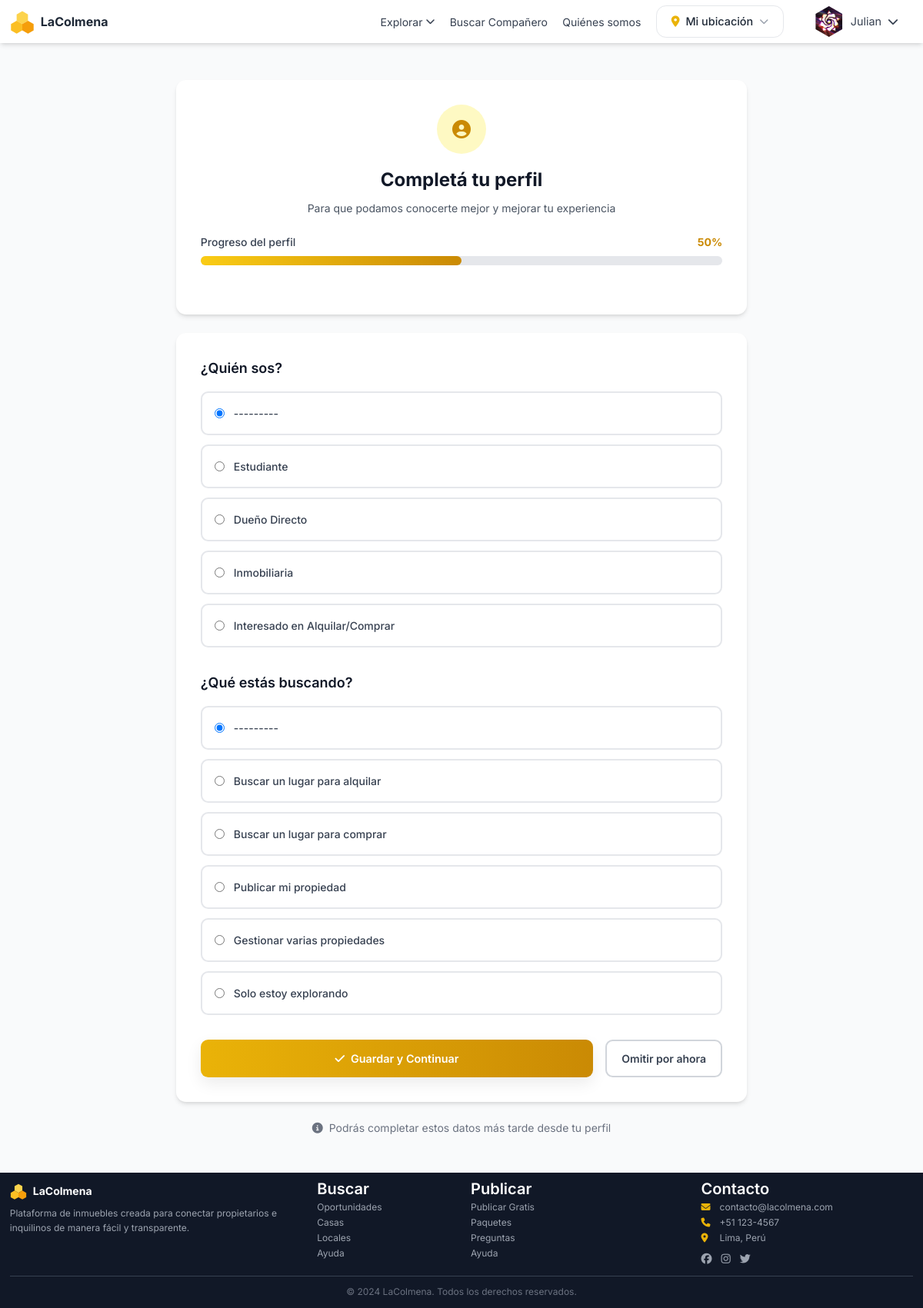
/usuarios/completar-perfil/ (signed in), run on the app's committed database.
### usuarios/models.py (models this page shows, shortened)
class Usuario(AbstractUser):
    TIPO_CHOICES = [
        ('usuario', 'Usuario'),
        ('propietario', 'Propietario'),
    ]
    TIPO_AVATAR_CHOICES = [
        ('foto', 'Foto'),
        ('icono', 'Icono'),
    ]
    tipo = models.CharField(max_length=15, choices=TIPO_CHOICES, default='usuario')
    telefono = models.CharField(max_length=15, blank=True)
    telefono_validado = models.BooleanField(default=False)
    email_validado = models.BooleanField(default=False)
    foto_perfil = models.ImageField(upload_to='perfiles/', blank=True, null=True)
    tipo_avatar = models.CharField(max_length=10, choices=TIPO_AVATAR_CHOICES, default='foto')
    icono_avatar = models.CharField(max_length=10, blank=True, help_text='Emoji o código del icono')
    fecha_nacimiento = models.DateField(blank=True, null=True)
    direccion = models.TextField(blank=True)
    biografia = models.TextField(blank=True, max_length=500)
    recibir_notificaciones = models.BooleanField(default=True)
    fecha_registro = models.DateTimeField(auto_now_add=True)
    fecha_actualizacion = models.DateTimeField(auto_now=True)
    class Meta:
        verbose_name = 'Usuario'
        verbose_name_plural = 'Usuarios'
    def es_propietario(self):
        return self.tipo == 'propietario'
    def notificaciones_no_leidas(self):
        return self.notificaciones.filter(leida=False).count()
    def tiene_validaciones_completas(self):
        return self.telefono_validado and self.email_validado
    def necesita_validaciones(self):
        return not self.tiene_validaciones_completas()

### usuarios/views.py (the view)
@login_required
def completar_perfil(request):
    perfil = request.user.perfil
    if request.method == 'POST':
        form = CompletarPerfilForm(request.POST, instance=perfil)
        if form.is_valid():
            form.save()
            perfil.actualizar_estado_completitud()
            messages.success(request, '¡Perfil completado exitosamente!')
            next_url = request.GET.get('next')
            if next_url:
                return redirect(next_url)
            return redirect('propiedades:inicio')
    else:
        form = CompletarPerfilForm(instance=perfil)
    context = {
        'form': form,
        'porcentaje': perfil.porcentaje_completado(),
    }
    return render(request, 'usuarios/completar_perfil.html', context)

### usuarios/forms.py
class CompletarPerfilForm(forms.ModelForm):
    class Meta:
        model = Perfil
        fields = ['tipo_usuario', 'objetivo_principal']
        labels = {
            'tipo_usuario': '¿Quién sos?',
            'objetivo_principal': '¿Qué estás buscando?',
        }
        widgets = {
            'tipo_usuario': forms.RadioSelect(),
            'objetivo_principal': forms.RadioSelect(),
        }
    def __init__(self, *args, **kwargs):
        super().__init__(*args, **kwargs)
        for field in self.fields.values():
            field.widget.attrs['class'] = 'form-radio text-yellow-500'

### propiedades/context_processors.py (called while the page is built, shortened)
def obtener_ubicacion_cookie(request):
    crudo = request.COOKIES.get(COOKIE_UBICACION)
    if not crudo:
        return None

def ubicacion(request):
    return {'ubicacion_actual': obtener_ubicacion_cookie(request)}

### usuarios/models.py (called while the page is built)
    def porcentaje_completado(self):
        campos_totales = 4
        campos_completos = 0
        if self.usuario.first_name:
            campos_completos += 1
        if self.usuario.last_name:
            campos_completos += 1
        if self.tipo_usuario:
            campos_completos += 1
        if self.objetivo_principal:
            campos_completos += 1
        return int((campos_completos / campos_totales) * 100)

### usuarios/templates/usuarios/completar_perfil.html (shortened to what this page needs)
{% extends 'base.html' %}
{% block content %}
<div class="bg-gray-50 min-h-screen py-12">
    <div class="max-w-3xl mx-auto px-4 sm:px-6 lg:px-8">
        <div class="bg-white rounded-lg shadow-md p-8 mb-6">
            <div class="text-center mb-6">
                <div class="inline-flex items-center justify-center w-16 h-16 bg-yellow-100 rounded-full mb-4">
                    <i class="fas fa-user-circle text-yellow-600 text-3xl"></i>
                </div>
                <h1 class="text-3xl font-bold text-gray-900 mb-2">Completá tu perfil</h1>
                <p class="text-gray-600">Para que podamos conocerte mejor y mejorar tu experiencia</p>
            </div>
            <div class="mb-8">
                <div class="flex justify-between items-center mb-2">
                    <span class="text-sm font-medium text-gray-700">Progreso del perfil</span>
                    <span class="text-sm font-bold text-yellow-600">{{ porcentaje }}%</span>
                </div>
                <div class="w-full bg-gray-200 rounded-full h-3">
                    <div class="bg-gradient-to-r from-yellow-400 to-yellow-600 h-3 rounded-full transition-all duration-500"
                         style="width: {{ porcentaje }}%"></div>
                </div>
            </div>
        </div>
        <form method="POST" class="bg-white rounded-lg shadow-md p-8">
            <div class="mb-8">
                <label class="block text-lg font-semibold text-gray-900 mb-4">
                    {{ form.tipo_usuario.label }}
                </label>
                <div class="space-y-3">
                    {% for choice in form.tipo_usuario %}
                    <label class="flex items-center p-4 border-2 border-gray-200 rounded-lg cursor-pointer hover:border-yellow-500 hover:bg-yellow-50 transition">
                        {{ choice.tag }}
                        <span class="ml-3 text-gray-700 font-medium">{{ choice.choice_label }}</span>
                    </label>
                    {% endfor %}
                </div>
            </div>
            <div class="mb-8">
                <label class="block text-lg font-semibold text-gray-900 mb-4">
                    {{ form.objetivo_principal.label }}
                </label>
                <div class="space-y-3">
                    {% for choice in form.objetivo_principal %}
                    <label class="flex items-center p-4 border-2 border-gray-200 rounded-lg cursor-pointer hover:border-yellow-500 hover:bg-yellow-50 transition">
                        {{ choice.tag }}
                        <span class="ml-3 text-gray-700 font-medium">{{ choice.choice_label }}</span>
                    </label>
                    {% endfor %}
                </div>
            </div>
            <div class="flex gap-4">
                <button type="submit"
                        class="flex-1 bg-gradient-to-r from-yellow-500 to-yellow-600 hover:from-yellow-600 hover:to-yellow-700 text-white font-semibold py-3 px-6 rounded-lg transition shadow-lg">
                    <i class="fas fa-check mr-2"></i>Guardar y Continuar
                </button>
                <a href="{% url 'propiedades:inicio' %}"
                   class="px-6 py-3 border-2 border-gray-300 text-gray-700 font-semibold rounded-lg hover:bg-gray-50 transition">
                    Omitir por ahora
                </a>
            </div>
        </form>
        <div class="mt-6 text-center text-sm text-gray-500">
            <i class="fas fa-info-circle mr-1"></i>
            Podrás completar estos datos más tarde desde tu perfil
        </div>
    </div>
</div>
{% endblock %}

### templates/base.html (shortened to what this page needs)
{% load static %}
<!DOCTYPE html>
<html lang="es">
<head>
    <link rel="stylesheet" href="{% static 'css/output.css' %}">
    <link rel="stylesheet" href="https://cdnjs.cloudflare.com/ajax/libs/font-awesome/6.5.1/css/all.min.css">
</head>
<body>
    <nav class="bg-white shadow-md relative z-20">
        <div class="w-full px-0">
            <div class="flex justify-between items-center h-16 px-4">
                <div class="flex items-center">
                    <a href="{% url 'propiedades:inicio' %}" class="flex items-center space-x-2">
                        <span class="text-xl font-bold text-gray-800">LaColmena</span>
                    </a>
                </div>
                <div class="hidden md:flex items-center space-x-6">
                    <div class="relative group">
                        <a href="{% url 'propiedades:listado' %}" class="flex items-center space-x-1 text-gray-700 hover:text-yellow-500 transition">
                            <span>Explorar</span>
                            <i class="fas fa-chevron-down text-xs"></i>
                        </a>
                    </div>
                    <a href="{% url 'propiedades:buscar_companero' %}" class="text-gray-700 hover:text-yellow-500 transition">Buscar Compañero</a>
                    <a href="{% url 'propiedades:quienes_somos' %}" class="text-gray-700 hover:text-yellow-500 transition">Quiénes somos</a>
                    <div class="relative" data-ubicacion-widget>
                        <button type="button" data-ubicacion-boton
                                class="flex items-center gap-2 bg-white border border-gray-200 hover:border-yellow-400 text-gray-800 text-sm font-medium pl-3 pr-2.5 py-1.5 rounded-full transition">
                            <i class="fas fa-map-marker-alt text-yellow-500"></i>
                            <span data-ubicacion-texto class="max-w-[140px] truncate">{{ ubicacion_actual.etiqueta|default:"Mi ubicación" }}</span>
                            <i class="fas fa-chevron-down text-xs text-gray-400"></i>
                        </button>
                    </div>
                    {% if user.is_authenticated %}
                        <div class="relative group">
                            <button class="flex items-center space-x-2 text-gray-700 hover:text-yellow-500 transition">
                                {% if user.foto_perfil %}
                                    <div class="relative w-10 h-10" style="clip-path: polygon(50% 0%, 93.3% 25%, 93.3% 75%, 50% 100%, 6.7% 75%, 6.7% 25%);">
                                        <img src="{{ user.foto_perfil.url }}" alt="{{ user.username }}" class="w-full h-full object-cover">
                                    </div>
                                {% endif %}
                                <span>{{ user.first_name|default:user.username }}</span>
                                <i class="fas fa-chevron-down text-sm"></i>
                            </button>
                        </div>
                    {% endif %}
                </div>
            </div>
        </div>
    </nav>
    <main>
        {% block content %}{% endblock %}
    </main>
    <footer class="bg-gray-900 text-white mt-0">
        <div class="max-w-7xl mx-auto px-4 sm:px-6 lg:px-8 py-4">
            <div class="grid grid-cols-1 md:grid-cols-12 gap-6 items-start">
                <div class="md:col-span-4">
                    <div class="flex items-center space-x-2 mb-2">
                        <svg width="22" height="22" viewBox="0 0 100 100" xmlns="http://www.w3.org/2000/svg">
                            <polygon points="50,8 73,21 73,47 50,60 27,47 27,21" fill="#FCD34D" />
                            <polygon points="27,47 50,60 50,86 27,99 4,86 4,60" fill="#FBBF24" />
                            <polygon points="73,47 96,60 96,86 73,99 50,86 50,60" fill="#F59E0B" />
                        </svg>
                        <span class="text-sm font-bold">LaColmena</span>
                    </div>
                    <p class="text-gray-400 text-xs leading-relaxed pr-4">
                        Plataforma de inmuebles creada para conectar propietarios e inquilinos de manera fácil y transparente.
                    </p>
                </div>
                <div class="md:col-span-2">
                    <h3 class="font-semibold mb-2 text-xs text-white">Buscar</h3>
                    <ul class="space-y-1 text-gray-400 text-xs">
                        <li><a href="{% url 'propiedades:listado' %}" class="hover:text-yellow-400 transition-colors">Oportunidades</a></li>
                        <li><a href="{% url 'propiedades:listado' %}?tipo=casa" class="hover:text-yellow-400 transition-colors">Casas</a></li>
                        <li><a href="{% url 'propiedades:listado' %}?tipo=departamento" class="hover:text-yellow-400 transition-colors">Locales</a></li>
                        <li><a href="{% url 'suscripciones:planes' %}" class="hover:text-yellow-400 transition-colors">Ayuda</a></li>
                    </ul>
                </div>
                <div class="md:col-span-3">
                    <h3 class="font-semibold mb-2 text-xs text-white">Publicar</h3>
                    <ul class="space-y-1 text-gray-400 text-xs">
                        <li><a href="{% url 'propiedades:crear' %}" class="hover:text-yellow-400 transition-colors">Publicar Gratis</a></li>
                        <li><a href="{% url 'suscripciones:planes' %}" class="hover:text-yellow-400 transition-colors">Paquetes</a></li>
                        <li><a href="#" class="hover:text-yellow-400 transition-colors">Preguntas</a></li>
                        <li><a href="#" class="hover:text-yellow-400 transition-colors">Ayuda</a></li>
                    </ul>
                </div>
                <div class="md:col-span-3">
                    <h3 class="font-semibold mb-2 text-xs text-white">Contacto</h3>
                    <ul class="space-y-1 text-gray-400 text-xs">
                        <li class="flex items-center">
                            <i class="fas fa-envelope w-4 text-yellow-500"></i>
                            <span class="ml-2">contacto@lacolmena.com</span>
                        </li>
                        <li class="flex items-center">
                            <i class="fas fa-phone w-4 text-yellow-500"></i>
                            <span class="ml-2">+51 123-4567</span>
                        </li>
                        <li class="flex items-center">
                            <i class="fas fa-map-marker-alt w-4 text-yellow-500"></i>
                            <span class="ml-2">Lima, Perú</span>
                        </li>
                    </ul>
                    <div class="flex space-x-3 mt-2">
                        <a href="#" class="text-gray-400 hover:text-yellow-400 transition-colors">
                            <i class="fab fa-facebook text-sm"></i>
                        </a>
                        <a href="#" class="text-gray-400 hover:text-yellow-400 transition-colors">
                            <i class="fab fa-instagram text-sm"></i>
                        </a>
                        <a href="#" class="text-gray-400 hover:text-yellow-400 transition-colors">
                            <i class="fab fa-twitter text-sm"></i>
                        </a>
                    </div>
                </div>
            </div>
            <hr class="border-gray-700 my-3">
            <div class="text-center text-gray-500 text-xs">
                © 2024 LaColmena. Todos los derechos reservados.
            </div>
        </div>
    </footer>
</body>
</html>

### templates/base.html (style rules this page uses)
body { font-family: 'Inter', sans-serif; background: linear-gradient(to bottom, #fffbc3 0%, #fdd766 100%) !important; min-height: 100vh; background-attachment: fixed; font-size: 14px; }
h1 { font-size: 1.8rem !important; }
h3 { font-size: 1.25rem !important; }
.text-xl { font-size: 1rem !important; }
.text-3xl { font-size: 1.5rem !important; }
.px-4 { padding-left: 0.8rem !important; padding-right: 0.8rem !important; }
.py-4 { padding-top: 0.8rem !important; padding-bottom: 0.8rem !important; }
.px-6 { padding-left: 1.2rem !important; padding-right: 1.2rem !important; }
.rounded-lg { border-radius: 0.6rem !important; }
.shadow-lg { box-shadow: 0 8px 20px rgba(0,0,0,0.08) !important; }
nav .h-16 { height: 3.5rem !important; }
nav svg { width: 32px !important; height: 32px !important; }
nav .space-x-6 > * + * { margin-left: 1.2rem !important; }
.btn, button, .bg-yellow-500, .bg-amber-500, .bg-green-500, .bg-blue-500 { padding: 0.6rem 1.2rem !important; font-size: 0.9rem !important; border-radius: 0.5rem !important; }
input, select, textarea { padding: 0.6rem 0.8rem !important; font-size: 0.9rem !important; border-radius: 0.5rem !important; }
.bg-white:not(nav) { border-radius: 0.8rem !important; }

### data on the page
Usuario: foto_perfil (picture), first_name "Julian"

### other printed values
{{ ubicacion_actual.etiqueta|default:"Mi ubicación" }} "Mi ubicación"
{{ porcentaje }} "50"
{{ choice.choice_label }} "---------" "Estudiante" "Dueño Directo" "Inmobiliaria" "Interesado en Alquilar/Comprar"
{{ choice.choice_label }} "---------" "Buscar un lugar para alquilar" "Buscar un lugar para comprar" "Publicar mi propiedad" "Gestionar varias propiedades" "Solo estoy explorando"
